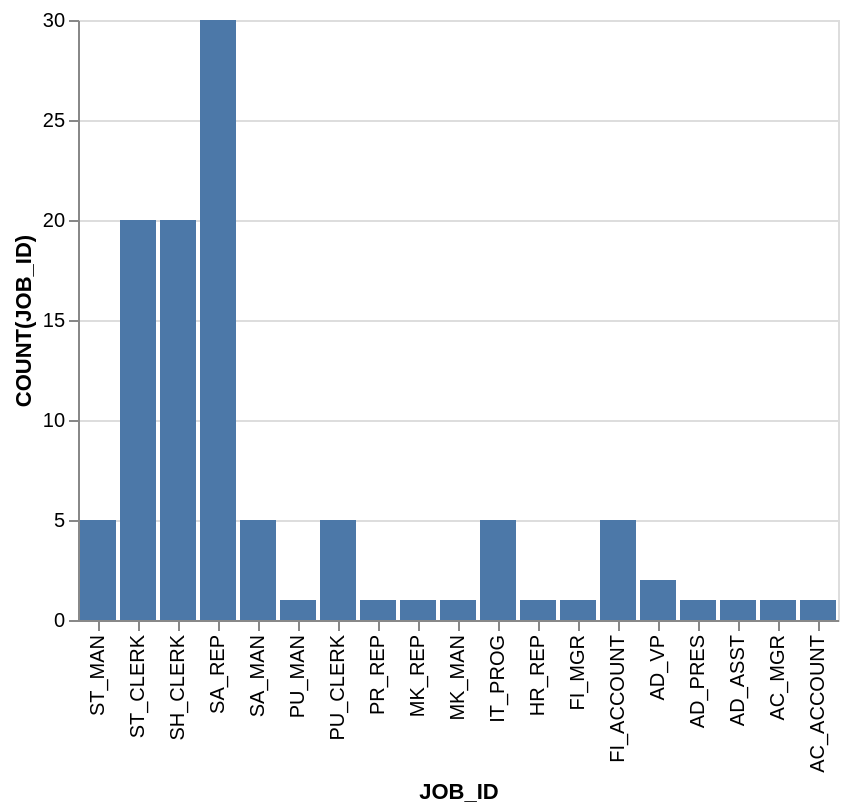

Write the Vega-Lite specification saved for this chart.
### Vega-Lite specification from a JSON file in a GitHub repository (floating-point values rounded to 4 significant figures)
{"data": {"values": [{"x_data": "ST_MAN", "y_data": 5}, {"x_data": "ST_CLERK", "y_data": 20}, {"x_data": "SH_CLERK", "y_data": 20}, {"x_data": "SA_REP", "y_data": 30}, {"x_data": "SA_MAN", "y_data": 5}, {"x_data": "PU_MAN", "y_data": 1}, {"x_data": "PU_CLERK", "y_data": 5}, {"x_data": "PR_REP", "y_data": 1}, {"x_data": "MK_REP", "y_data": 1}, {"x_data": "MK_MAN", "y_data": 1}, {"x_data": "IT_PROG", "y_data": 5}, {"x_data": "HR_REP", "y_data": 1}, {"x_data": "FI_MGR", "y_data": 1}, {"x_data": "FI_ACCOUNT", "y_data": 5}, {"x_data": "AD_VP", "y_data": 2}, {"x_data": "AD_PRES", "y_data": 1}, {"x_data": "AD_ASST", "y_data": 1}, {"x_data": "AC_MGR", "y_data": 1}, {"x_data": "AC_ACCOUNT", "y_data": 1}]}, "mark": "bar", "encoding": {"x": {"field": "x_data", "type": "nominal", "title": "JOB_ID", "sort": "descending"}, "y": {"field": "y_data", "type": "quantitative", "title": "COUNT(JOB_ID)"}}}
